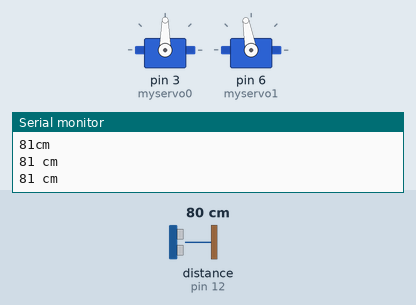
A sketch run on a simulated Arduino Mega 2560, built with avr-gcc and run on an emulated ATmega2560. Parts: 2 × servo, the last lines printed to the serial monitor. Inputs (shaded band) come from the test bench; at power-on: distance to the obstacle (sensor on pin 12) 80 cm. The echo pulse lasts 58.3 µs per cm.

Above: at 1.3 s.
1.4 s: distance to the obstacle (sensor on pin 12) set to 153 cm
11.8 s: distance to the obstacle (sensor on pin 12) set to 2 cm
At 13.0 s:
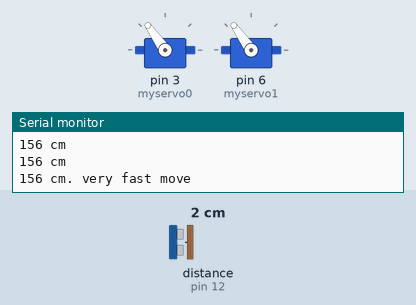
17.5 s: distance to the obstacle (sensor on pin 12) set to 9 cm
At 23.7 s:
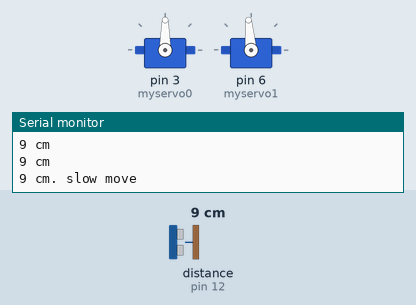
24.4 s: distance to the obstacle (sensor on pin 12) set to 60 cm
34.8 s: distance to the obstacle (sensor on pin 12) set to 4 cm
At 36.1 s:
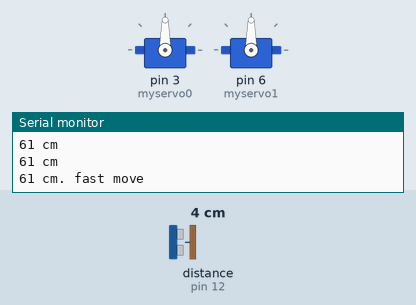
Timing chart, 0 to 37.8 s (numbered marks = the images above; inputs shaded):
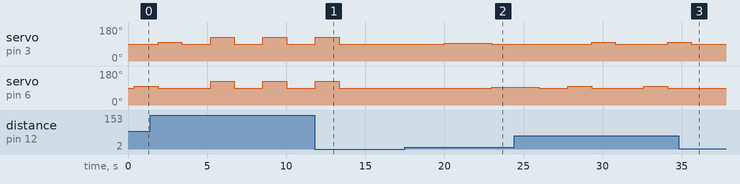

Measured:
- after the input at 11.8 s, servo on pin 3 (myservo0), servo on pin 6 (myservo1): goes on until 13.3 s, then stays 90°
- after the input at 17.5 s, servo on pin 3 (myservo0): 90° → 95° after 2.5 s, → 90° 3.0 s later; servo on pin 6 (myservo1): 90° → 95° after 5.5 s
- after the input at 34.8 s, servo on pin 3 (myservo0): goes on until 35.6 s, then stays 90°; servo on pin 6 (myservo1): stays 90° (without the input it goes to 100° after 2.6 s)
- by itself, servo on pin 3 (myservo0): repeats every 3.3 s: 90° 1.8 s, 125° 1.5 s

The sketch:

ultraKinetiq3.ino
```cpp
#include <NewPing.h> // Подключаем бибилиотеку для работы с дальномером HC-SR04
#include <Servo.h> // Подключаем бибилиотеку для работы с сервоприводами
#define TRIGGER_PIN  11  // Номер разъёма на плате Arduino UNO для подключение trigger ультразвукового датчика HC-SR04
#define ECHO_PIN     12  // Номер разъёма на плате Arduino UNO для подключение echo ультразвукового датчика HC-SR04
#define MAX_DISTANCE 300 // Максимальная используемамя дальность измерений (в сантиметрах). Максимальная дальность измерения датчика 400-500 см.

NewPing sonar(TRIGGER_PIN, ECHO_PIN, MAX_DISTANCE); // Конструктор библиотеки NewPing, указываем разъёмы и дальность измерений
Servo myservo0;  // Создаём объект Servo для управления сервоприводом
Servo myservo1;  // Создаём объект Servo для управления сервоприводом

int val;    // Создаём переменную для хранения текущих значений измерений
int LED = LED_BUILTIN;   //  Светодиод на плате Arduino UNO
int mtime = 1500; // Длительность работы сервоприводов
int lastDistance = 0; // Последнее значение измерений
int thisDistance = 0; // Текщее значение измерений
unsigned int pingSpeed = 50; // Как часто производим измерения (в миллисекундах)
unsigned long pingTimer;     // Ожидание следующего временного промежутка


void setup () {
  Serial.begin(9600); // Задаём скорость обмена информацией с отладдочной платой Arduino UNO
  myservo0.attach(3);  // Присоединяем ранее созданный объект Servo к сервоприводу подключенному к разъёму 3 платы Arudino UNO
  delay(50);  // Временная задержка в 50 миллисекунд
  myservo1.attach(6);  // Присоединяем ранее созданный объект Servo к сервоприводу подключенному к разъёму 6 платы Arudino UNO
  delay(50);  // Временная задержка в 50 миллисекунд
  myservo1.write(90);  // Останавливаем сервопривод
  myservo0.write(90);  // Останавливаем сервопривод
  pingTimer = millis(); // Запускаем таймер
}
//
void loop () {
  if (millis() >= pingTimer) {   // pingSpeed milliseconds since last ping, do another ping.
    pingTimer += pingSpeed;      // Устанавливаем следующее время опроса датчика
    sonar.ping_timer(echoCheck); // Запуск процедуры опроса датчика вызываем функцию "echoCheck" (примерно каждые 24 мс), внутри которой мы получаем значение измерений
  }
  if (outCheck(lastDistance, thisDistance)) { // Вызываем функцию "outCheck" длч проверки ошибочных измерений
    Serial.println("-------------Same distance found: " + String(thisDistance) + " cm");  // При обнаружении ошибочных измерений расстояния, выводим сообщение в монитор отладки
  } else {
    Serial.println(String(thisDistance) + " cm");  // Если ошибочных измерений не обнаружено, переходим к продолжению выполнения программы
    if (thisDistance > 0) {  // Если текущее значение измерений дальности больше 0
      val = int(thisDistance);  // Устанавливаем значение переменной "val" равное текущему значению проведённых измерений преобразованному в целочисленное значение
      Serial.print(val);  // Выводим значение переменной "val"
      Serial.println(" cm");  // Указываем единицы измерения
      delay(250);  // Временная задержка в 250 миллисекунд
      if (val < 5) { // Выполняем следующий программный код при значении измерений более 5 см
        digitalWrite(LED, HIGH);  // Включаем встроенный светодиод
        myservo0.write(90);  // Останавливаем сервопривод
        myservo1.write(90);  // Останавливаем сервопривод
        Serial.print(val);  // Выводим значение измерений
        Serial.println(" cm stop");  // Добавляем к выводу единицы измерение и текущее предполагаемое состояние сервоприводов
        digitalWrite(LED, LOW);  // Выключаем встроенный светодиод
        delay(mtime * 3);  // Устанавливаем временную задержку
      }
      if (val < 50 && val > 5) { // Выполняем следующий программный код при значении измерений более 5 см и менее 50 см
        digitalWrite(LED, HIGH);  // Включаем встроенный светодиод
        myservo1.write(90);  // Останавливаем сервопривод
        myservo0.write(95);  // Включаем малый ход сервопривода
        delay(mtime * 2);  // Устанавливаем временную задержку
        myservo0.write(90);  // Останавливаем сервопривод
        myservo1.write(95);  // Включаем малый ход сервопривода
        Serial.print(val);  // Выводим значение измерений
        Serial.println(" cm. slow move");  // Добавляем к выводу единицы измерение и текущее предполагаемое состояние сервоприводов
        delay(mtime * 2);  // Устанавливаем временную задержку
        myservo0.write(90);  // Останавливаем сервопривод
        myservo1.write(90);  // Останавливаем сервопривод
        digitalWrite(LED, LOW);  // Выключаем встроенный светодиод
        delay(mtime);  // Устанавливаем временную задержку
      }
      if (val < 150 && val > 50) { // Выполняем следующий программный код при значении измерений более 50 см и менее 150 см
        digitalWrite(LED, HIGH);  // Включаем встроенный светодиод
        myservo0.write(90);  // Останавливаем сервопривод
        myservo1.write(100);  // Включаем быстрый ход сервопривода
        delay(mtime);  // Устанавливаем временную задержку
        myservo1.write(90);  // Останавливаем сервопривод
        myservo0.write(100);  // Включаем быстрый ход сервопривода
        Serial.print(val);  // Выводим значение измерений
        Serial.println(" cm. fast move");  // Добавляем к выводу единицы измерение и текущее предполагаемое состояние сервоприводов
        delay(mtime);  // Устанавливаем временную задержку
        myservo0.write(90);  // Останавливаем сервопривод
        myservo1.write(90);  // Останавливаем сервопривод
        digitalWrite(LED, LOW);  // Выключаем встроенный светодиод
        delay(mtime);  // Устанавливаем временную задержку
      }
      if (val < 220 && val > 150) { // Выполняем следующий программный код при значении измерений более 150 см и менее 220 см
        digitalWrite(LED, HIGH);  // Включаем встроенный светодиод
        myservo0.write(125);  // Включаем быстрый ход сервопривода
        myservo1.write(125);  // Включаем быстрый ход сервопривода
        Serial.print(val);  // Выводим значение измерений
        Serial.println(" cm. very fast move");  // Добавляем к выводу единицы измерение и текущее предполагаемое состояние сервоприводов
        delay(mtime);  // Устанавливаем временную задержку
        myservo0.write(90);  // Останавливаем сервопривод
        myservo1.write(90);  // Останавливаем сервопривод
        digitalWrite(LED, LOW);  // Выключаем встроенный светодиод
        delay(mtime);  // Устанавливаем временную задержку
      }
      if (val > 250) { // Выполняем следующий программный код при значении измерений более 250 см
        digitalWrite(LED, HIGH);  // Включаем встроенный светодиод
        myservo0.write(90);  // Останавливаем сервопривод
        myservo1.write(90);  // Останавливаем сервопривод
        Serial.print(val);  // Выводим значение измерений
        Serial.println(" cm stop");  // Добавляем к выводу единицы измерение и текущее предполагаемое состояние сервоприводов
        digitalWrite(LED, LOW);  // Выключаем встроенный светодиод
        delay(mtime * 3);  // Устанавливаем временную задержку
      }
    }
  }
}

void echoCheck() { // Функция получения измерений дальномером
  // Здесь ничего делать не нужно
  if (sonar.check_timer()) { // Проверям, получилось ли провести измерения расстояния
    Serial.print(sonar.ping_result / US_ROUNDTRIP_CM);  // Вызываем просудуру измерения и переподим получившееся значение в сантиметры. Выводим значение измерений
    Serial.println("cm"); // Добавляем к выводу единицы измерение
    delay(50);  // Устанавливаем временную задержку
    lastDistance = thisDistance;  // Сохраняем текущее значений измерений в переменную "lastDistance"
    thisDistance = sonar.ping_result / US_ROUNDTRIP_CM;  // Проводим новое измерение и сохраняем полученное значение в переменную "thisDistance"
  }
  // Здесь ничего делать не нужно
}

bool outCheck(int lastDistance, int thisDistance) {  //Функция определения ошибочных измерений

  // если текущее значение измерений больше предыдущего сразу на 20 см, подтверждаем ошибку измерений
  if ((lastDistance - thisDistance) > 20) {
    return true;
  } else {
    return false;
  }
}
```
